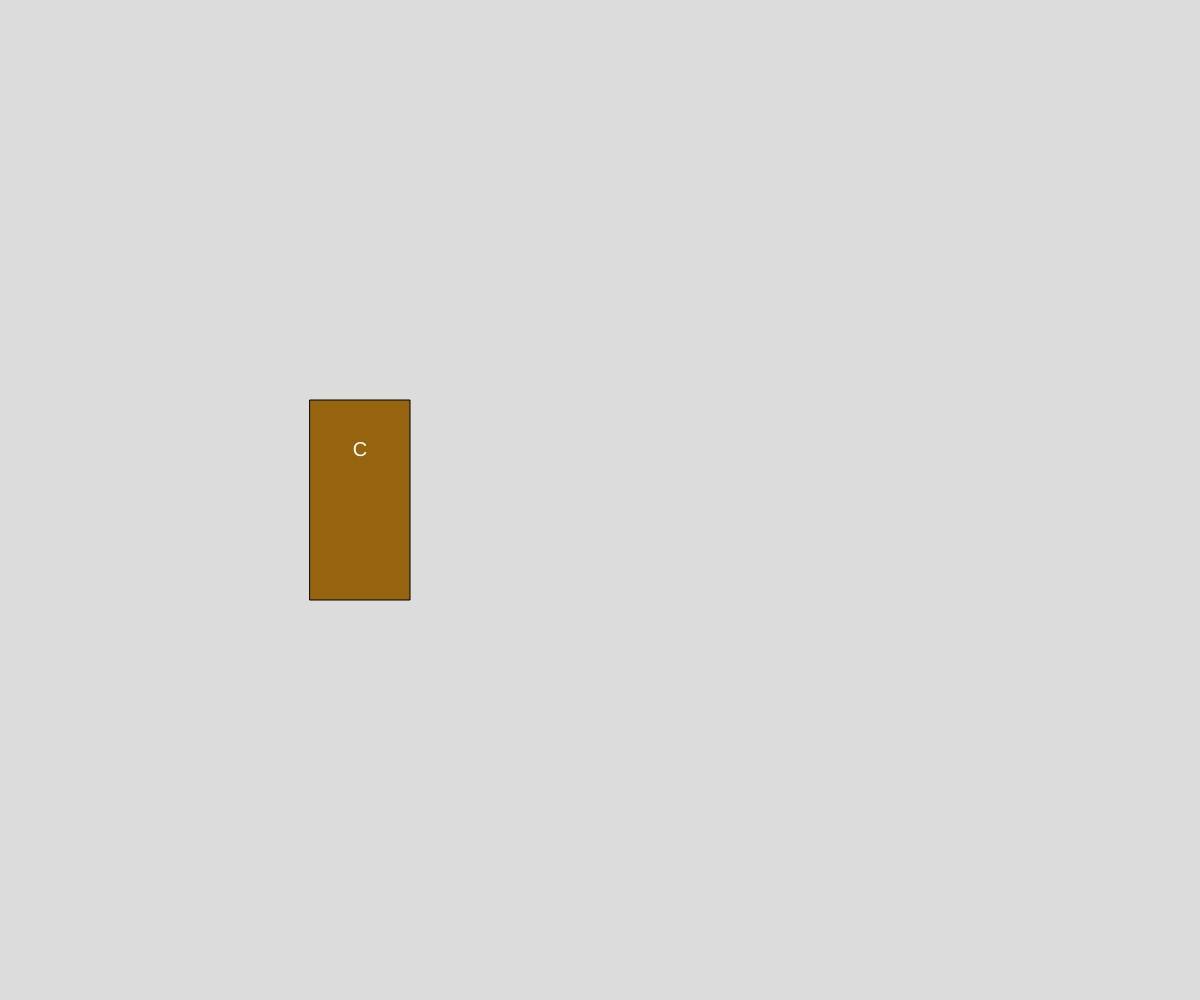
Frame 1 (no input)
Frame 60 (no input): identical to frame 1, image omitted
Frame 120 (the mouse pressed at the canvas centre since frame 60): identical to frame 1, image omitted

The p5.js sketch that drew this single still picture (run headless with seeded random() and noise() and a simulated clock; from frame 60 on, the mouse is pressed at the canvas centre):

// p5.js sketch
// ── sketch.js
// Object Demo (Books)
// Fahad Hussain
// Mar 12, 2025

//1. Add two more book objects (each in a var)
//   and add to the shelf... (connected to my)
//   book.

// 2. Use a loop and an array to generate 20+
//    skinny books
//    (can be all named the same if needed)

let myBook;

function setup() {
  createCanvas(windowWidth, windowHeight);
  myBook = new Book("CS30 Text", "P.H.D. Maqluba",
    1234567891011, "leatherbound",
    1000, width*0.3, height*0.5, 200);
  myBook.printOut();
}

function draw() {
  background(220);
  myBook.display();
}

//Nice to organize class at the bottom...
class Book{
  //1. Constructor
  constructor(title, author, isbn, cover, pages, x, y, bookHeight){
    this.title = title;
    this.author = author;
    this.ISBN = isbn;
    this.cover = cover;
    this.pages = pages;
    this.x = x;
    this.y = y;
    this.bookHeight = bookHeight;

  }

  //2. Class methods
  display(){
    //render our book object on the canvas
    rectMode(CENTER); textAlign(CENTER, CENTER);
    textSize(20);

    switch(this.cover){
      case "softcover":
        fill(250,200,150); 
        break;
      case "hardcover":
        fill(120,255,255);
        break;
      case "leatherbound":
        fill(150,100,15);
        break;
    }

    rect(this.x, this.y, this.pages/10, this.bookHeight);
    fill(255);
    text(this.title[0], this.x, height/2 - 50);
  }

  printOut(){
    //print out data in a nice format
    print(this.title+", by " + this.author);
    print("Length: " + this.pages);
    print("ISBN: " + this.ISBN)
  }
}
